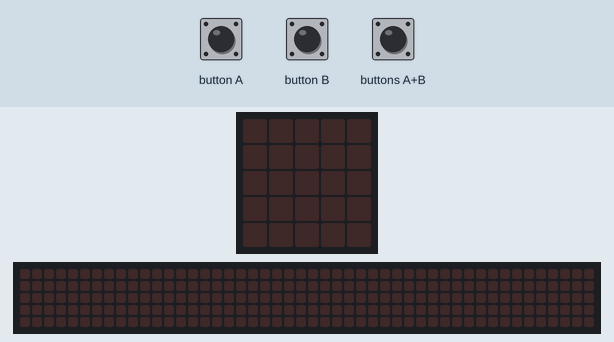
This program was run on a simulated BBC micro:bit (MakeCode). Shown: the board's 5×5 LED display, a strip that is not on the board, showing the scrolling text unrolled. The inputs (shaded band) are chosen by the test bench. The 48×5 strip is a reading aid, not a part: it shows the text the display is scrolling, unrolled, one strip-width of it at a time.

Above: at 1.2 s.
1.3 s: buttons A+B pressed for 0.15 s
At 4.0 s:
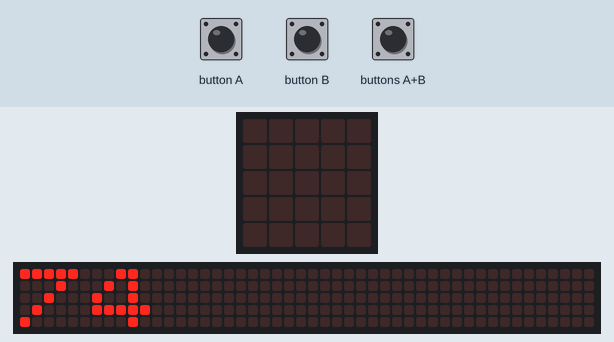
At 10.22 s:
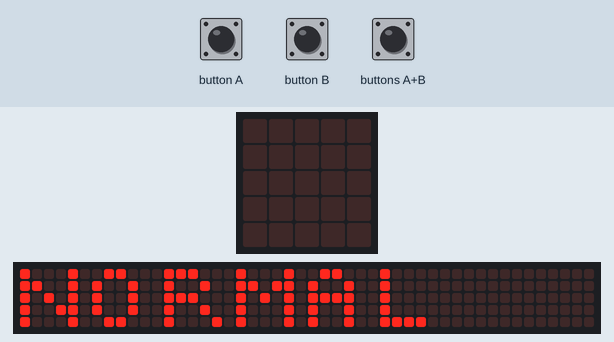
13.3 s: button A pressed for 0.15 s
16.4 s: button A pressed for 0.15 s
19.5 s: button B pressed for 0.15 s
At 21.47 s:
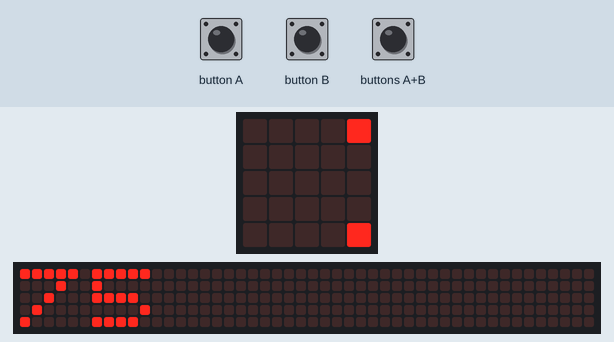

The program:

main.ts
```typescript
input.onButtonPressed(Button.A, function () {
    Peso += 1
    basic.showNumber(Peso)
})
input.onGesture(Gesture.Shake, function () {
    Peso = 74
    basic.showNumber(Peso)
})
input.onButtonPressed(Button.AB, function () {
    Estado = Peso * 1000 / (Altura * Altura)
    basic.showNumber(Peso)
    while (Estado < 0 && Estado > 18.4) {
        basic.showString("DELGADA")
        basic.showNumber(Estado)
    }
    while (Estado > 0 && Estado < 18.4) {
        basic.showString("SOBREPESO")
        basic.showNumber(Estado)
        break;
    }
    while (Estado > 18.5 && Estado > 25) {
        basic.showString("NORMAL")
        basic.showNumber(Estado)
        break;
    }
})
input.onButtonPressed(Button.B, function () {
    Peso += -1
    basic.showNumber(Peso)
})
let Estado = 0
let Altura = 0
let Peso = 0
Peso = 74
Altura = 1.8
```

test.ts
```typescript
// aquí va el archivo "tests"; esto no se compilará cuando este paquete se utilice como una extensión.
```

Measured:
- after the input at 1.3 s, the display: changes after 0.15 s (image 1)
- what the display in image 2 shows lasts 0.5 s, from 10.0 s to 10.5 s
